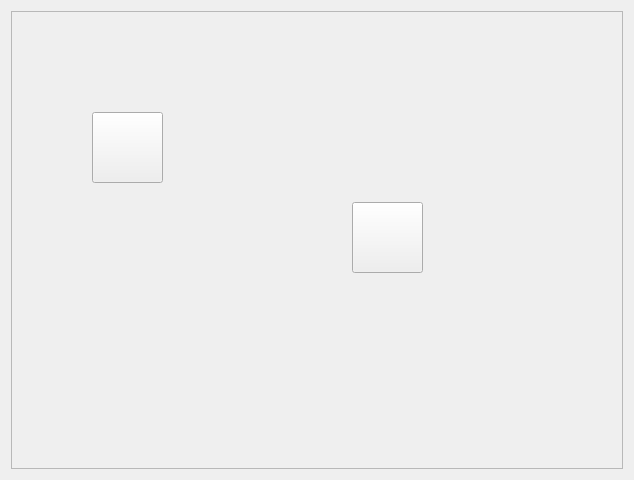
<?xml version="1.0" encoding="UTF-8"?>
<ui version="4.0">
 <class>Tab3ControlPannel</class>
 <widget class="QWidget" name="Tab3ControlPannel">
  <property name="geometry">
   <rect>
    <x>0</x>
    <y>0</y>
    <width>634</width>
    <height>480</height>
   </rect>
  </property>
  <property name="windowTitle">
   <string>Form</string>
  </property>
  <layout class="QVBoxLayout" name="verticalLayout">
   <item>
    <widget class="QScrollArea" name="scrollArea">
     <property name="widgetResizable">
      <bool>true</bool>
     </property>
     <widget class="QWidget" name="scrollAreaWidgetContents">
      <property name="geometry">
       <rect>
        <x>0</x>
        <y>0</y>
        <width>614</width>
        <height>460</height>
       </rect>
      </property>
      <layout class="QFormLayout" name="formLayout">
       <item row="0" column="0">
        <widget class="QLabel" name="label">
         <property name="text">
          <string/>
         </property>
         <property name="pixmap">
          <pixmap resource="AiotClient.qrc">:/images/Image/room1.png</pixmap>
         </property>
        </widget>
       </item>
      </layout>
      <widget class="QPushButton" name="pPBPlug">
       <property name="geometry">
        <rect>
         <x>340</x>
         <y>190</y>
         <width>71</width>
         <height>71</height>
        </rect>
       </property>
       <property name="text">
        <string/>
       </property>
       <property name="icon">
        <iconset resource="AiotClient.qrc">
         <normaloff>:/images/Image/plug_off.png</normaloff>
         <normalon>:/images/Image/plug_on.png</normalon>:/images/Image/plug_off.png</iconset>
       </property>
       <property name="iconSize">
        <size>
         <width>64</width>
         <height>64</height>
        </size>
       </property>
       <property name="checkable">
        <bool>true</bool>
       </property>
      </widget>
      <widget class="QPushButton" name="pPBLamp">
       <property name="geometry">
        <rect>
         <x>80</x>
         <y>100</y>
         <width>71</width>
         <height>71</height>
        </rect>
       </property>
       <property name="text">
        <string/>
       </property>
       <property name="icon">
        <iconset resource="AiotClient.qrc">
         <normaloff>:/images/Image/light_off.png</normaloff>
         <normalon>:/images/Image/light_on.png</normalon>:/images/Image/light_off.png</iconset>
       </property>
       <property name="iconSize">
        <size>
         <width>64</width>
         <height>64</height>
        </size>
       </property>
       <property name="checkable">
        <bool>true</bool>
       </property>
      </widget>
      <zorder>label</zorder>
      <zorder>pPBPlug</zorder>
      <zorder>pPBLamp</zorder>
     </widget>
    </widget>
   </item>
  </layout>
 </widget>
 <resources>
  <include location="AiotClient.qrc"/>
 </resources>
 <connections/>
</ui>
